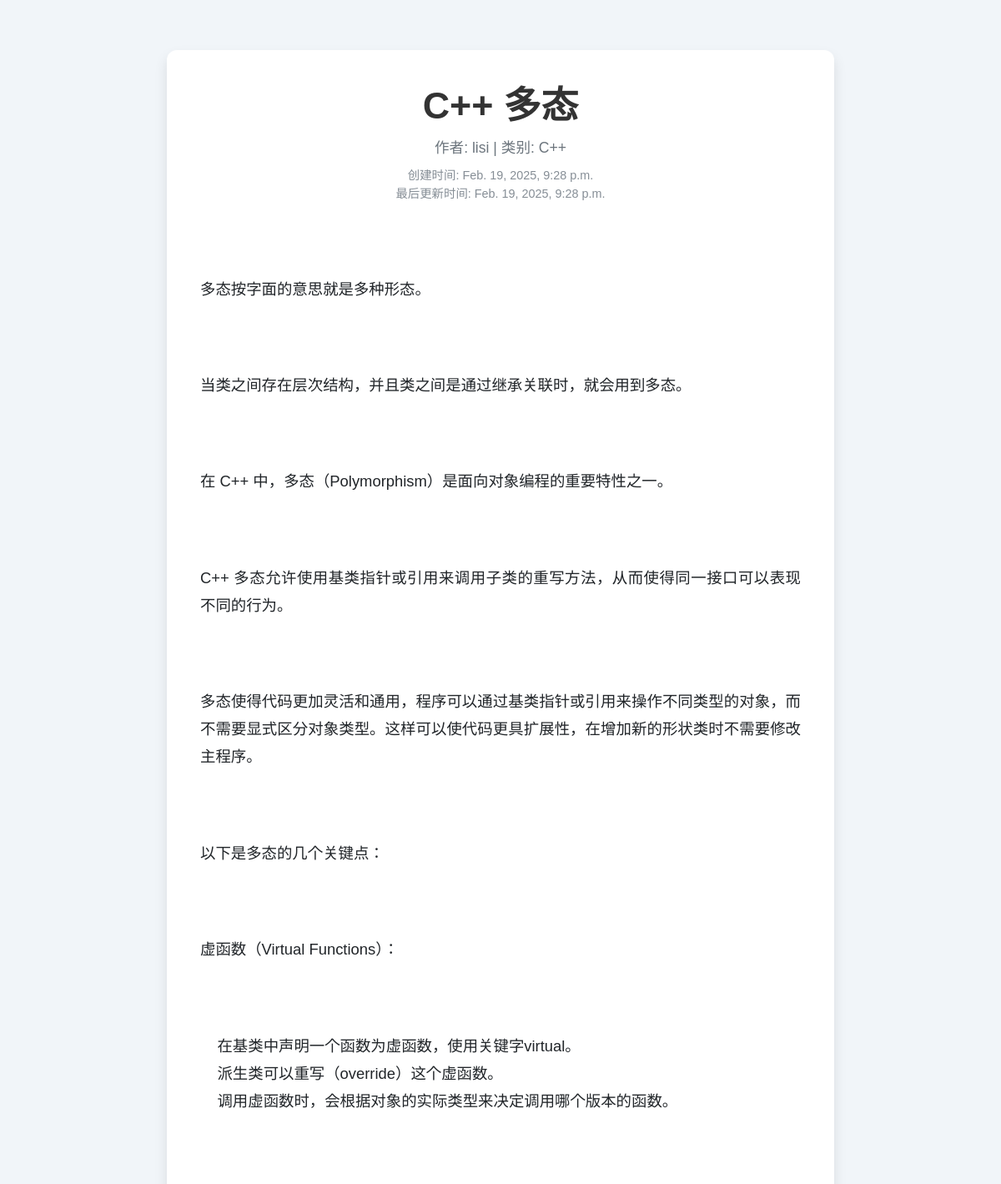
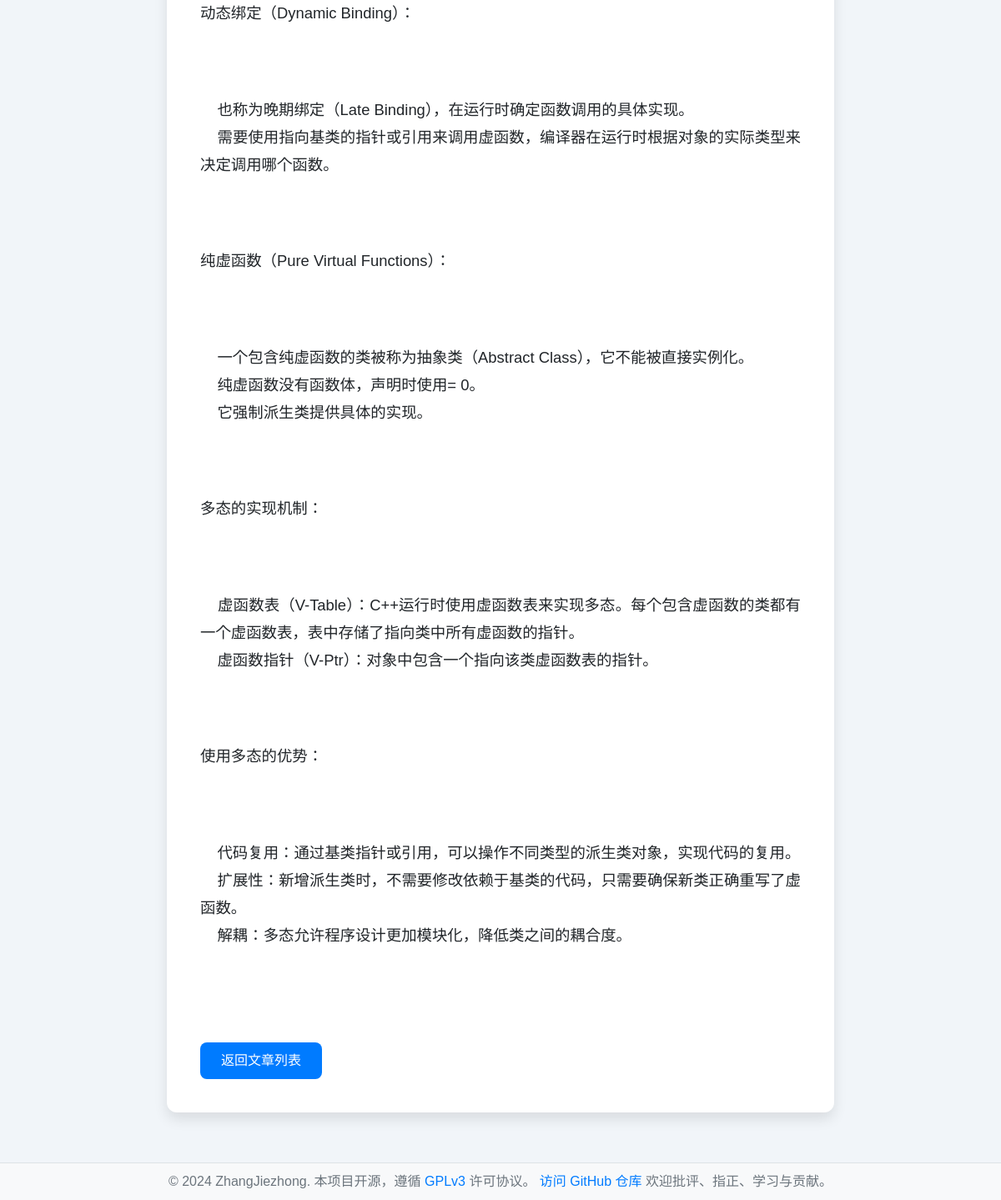
Page /article/31/ on the committed database (2 pictures, top to bottom).
### demo1/models.py (models this page shows)
class Article(models.Model):
    id=models.IntegerField(primary_key=True,auto_created=True)
    title=models.CharField(max_length=50)
    content=models.TextField()
    create_time=models.DateTimeField(auto_now_add=True)
    update_time = models.DateTimeField(auto_now=True)
    c_id=models.IntegerField()
    u_id = models.IntegerField()

class UserInfo(models.Model):
    id=models.AutoField(primary_key=True,auto_created=True)
    username=models.CharField(max_length=50)
    userpass=models.CharField(max_length=50)

class Category(models.Model):
    id=models.IntegerField(primary_key=True,auto_created=True)
    name=models.CharField(max_length=50)

### demo1/views.py (the view)
# urls.py: path('article/<int:article_id>/', views.article_detail, name='article_detail'),  # 文章内容
def article_detail(request, article_id):
    article = Article.objects.get(id=article_id)
    author = UserInfo.objects.filter(id=article.u_id).first()
    category = Category.objects.filter(id=article.c_id).first()
    article.author_name = author.username if author else "未知作者"
    article.category_name = category.name if category else "未知类别"
    return render(request, 'article_detail.html', {'article': article})

### templates/article_detail.html (shortened to what this page needs)
{% load tz %}
<!DOCTYPE html>
<html lang="en">
<head>
    <link href="https://stackpath.bootstrapcdn.com/bootstrap/4.5.2/css/bootstrap.min.css" rel="stylesheet">
</head>
<body>
    <div class="container">
        <div class="article-detail">
            <h1 class="article-title">{{ article.title }}</h1>
            <div class="article-meta">
                <span>作者: {{ article.author_name }}</span> |
                <span>类别: {{ article.category_name }}</span>
            </div>
            <div class="article-timestamp">
                <span>创建时间: {{ article.create_time|timezone:"Asia/Shanghai" }}</span><br>
                <span>最后更新时间: {{ article.update_time|timezone:"Asia/Shanghai" }}</span>
            </div>
            <div class="article-content">
                {{ article.content|linebreaks }}
            </div>
            <div class="action-buttons">
                <a href="{% url 'main' %}" class="back-button">返回文章列表</a>
            </div>
        </div>
    </div>
    <footer>
        <p style="margin: 0; color: #6c757d;">
            © 2024 ZhangJiezhong. 本项目开源，遵循
            <a href="https://www.gnu.org/licenses/gpl-3.0.html" target="_blank">GPLv3</a> 许可协议。
            <a href="https://github.com/JayJoneCoder/django_blog" target="_blank">访问 GitHub 仓库</a>
            欢迎批评、指正、学习与贡献。
        </p>
    </footer>
</body>
</html>

### templates/article_detail.html (style rules this page uses)
html, body { height: 100%; margin: 0; display: flex; flex-direction: column; background-color: #f1f5f9; font-family: 'Arial', sans-serif; }
.container { flex: 1; padding: 20px; }
.article-detail { max-width: 800px; margin: 40px auto; background-color: #ffffff; padding: 40px; border-radius: 12px; box-shadow: 0 8px 16px rgba(0, 0, 0, 0.1); }
.article-title { font-size: 2.8em; margin-bottom: 10px; color: #333; text-align: center; font-weight: bold; line-height: 1.2; }
.article-meta { font-size: 1.1em; color: #6c757d; margin-bottom: 10px; text-align: center; }
.article-timestamp { font-size: 0.9em; color: #868e96; margin-bottom: 20px; text-align: center; }
.article-content { font-size: 1.15em; line-height: 1.8; margin-bottom: 30px; white-space: pre-wrap; word-wrap: break-word; text-align: justify; }
.action-buttons { display: flex; justify-content: space-between; margin-top: 30px; }
.back-button { background-color: #007bff; color: white; padding: 10px 25px; border: none; border-radius: 8px; font-size: 1em; font-weight: 500; transition: all 0.3s; }
footer { background-color: #f8f9fa; text-align: center; padding: 10px 0; border-top: 1px solid #dee2e6; }

### rows in the picture
Article: title "C++ 多态", author_name "lisi", category_name "C++", create_time "Feb. 19, 2025, 9:28 p.m.", update_time "Feb. 19, 2025, 9:28 p.m.", content "多态按字面的意思就是多种形态。 当类之间存在层次结构，并且类之间是通过继承关联时，就会用到多态。 在 C++ 中，多态（Polymorphism）是面向对象编程的重要特性之一。 C++ 多态允许使用基类指针或引用来调用子类的重写方法，从而使得同一接口可以表现不同的行为。 多态使得代码更加灵活和通用，程序可以通过基类指针或引用来操作不同类型的对象，而不需要显式区分对象类型。这样可以使代码更具扩展性，在增加新的形状类时不需要修改主程序。 以下是多态的几个关键点： 虚函数（Virtual Functions）： 在基类中声明一个函数为虚函数，使用关键字virtual。 派生类可以重写（override）这个虚函数。 调用虚函数时，会根据对象的实际类型来决定调用哪个版本的函数。 动态绑定（Dynamic Binding）： 也称为晚期绑定（Late Binding），在运行时确定函数调用的具体实现。 需要使用指向基类的指针或引用来调用虚函数，编译器在运行时根据对象的实际类型来决定调用哪个函数。 纯虚函数（Pure Virtual Functions）： 一个包含纯虚函数的类被称为抽象类（Abstract Class），它不能被直接实例化。 纯虚函数没有函数体，声明时使用= 0。 它强制派生类提供具体的实现。 多态的实现机制： 虚函数表（V-Table）：C++运行时使用虚函数表来实现多态。每个包含虚函数的类都有一个虚函数表，表中存储了指向类中所有虚函数的指针。 虚函数指针（V-Ptr）：对象中包含一个指向该类虚函数表的指针。 使用多态的优势：…"
